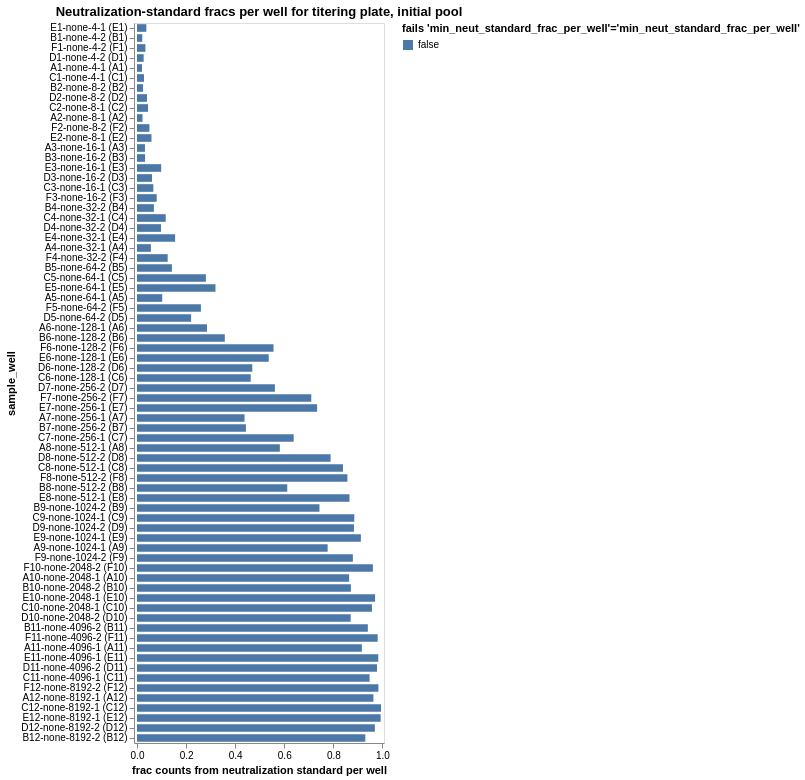

Notebook code for this chart:
### Markdown cell above
## Fraction of counts from neutralization standard
Determine the fraction of counts from the neutralization standard in each sample, and make sure this fraction passess the QC threshold.

### Code cell
neut_standard_fracs = (
    counts.assign(
        neut_standard_count=lambda x: x["count"] * x["neut_standard"].astype(int)
    )
    .groupby(
        ["well", "sample_well", 'dilution_factor'],
        dropna=False,
        as_index=False,
    )
    .aggregate(
        total_count=pd.NamedAgg("count", "sum"),
        neut_standard_count=pd.NamedAgg("neut_standard_count", "sum"),
    )
    .assign(
        neut_standard_frac=lambda x: x["neut_standard_count"] / x["total_count"],
        fails_qc=lambda x: (
            x["neut_standard_frac"] < 0.001
        ),
    )
)

neut_standard_fracs_chart = (
    alt.Chart(neut_standard_fracs)
    .encode(
        alt.X(
            "neut_standard_frac",
            title="frac counts from neutralization standard per well",
            scale=alt.Scale(nice=False, padding=3),
        ),
        alt.Y("sample_well", sort=sample_wells),
        alt.Color(
            "fails_qc",
            title=f"fails {'min_neut_standard_frac_per_well'=}",
            legend=alt.Legend(titleLimit=500),
        ),
        tooltip=[
            alt.Tooltip(c, format=".3g") if neut_standard_fracs[c].dtype == float else c
            for c in neut_standard_fracs.columns
        ],
    )
    .mark_bar(height={"band": 0.85})
    .properties(
        height=alt.Step(10),
        width=250,
        title=f"Neutralization-standard fracs per well for titering plate, initial pool",
    )
    .configure_axis(grid=False)
    .configure_legend(titleLimit=1000)
)

display(neut_standard_fracs_chart)

# drop wells failing QC
min_neut_standard_frac_per_well_drops = list(
    neut_standard_fracs.query("fails_qc")["well"]
)

### Figure 1 — Vega-Lite specification as saved in the notebook (floating-point values rounded to 4 significant figures; data arrays with more than 128 entries replaced by an {"elided": "..."} marker saying what was removed)
{"config": {"view": {"continuousWidth": 300, "continuousHeight": 300}, "axis": {"grid": false}, "legend": {"titleLimit": 1000}}, "data": {"name": "data-1890047f364b7c77a097feb111dd53f3"}, "mark": {"type": "bar", "height": {"band": 0.85}}, "encoding": {"color": {"field": "fails_qc", "legend": {"titleLimit": 500}, "title": "fails 'min_neut_standard_frac_per_well'='min_neut_standard_frac_per_well'", "type": "nominal"}, "tooltip": [{"field": "well", "type": "nominal"}, {"field": "sample_well", "type": "nominal"}, {"field": "dilution_factor", "type": "quantitative"}, {"field": "total_count", "type": "quantitative"}, {"field": "neut_standard_count", "type": "quantitative"}, {"field": "neut_standard_frac", "format": ".3g", "type": "quantitative"}, {"field": "fails_qc", "type": "nominal"}], "x": {"field": "neut_standard_frac", "scale": {"nice": false, "padding": 3}, "title": "frac counts from neutralization standard per well", "type": "quantitative"}, "y": {"field": "sample_well", "sort": {"elided": "288 str values"}, "type": "nominal"}}, "height": {"step": 10}, "title": "Neutralization-standard fracs per well for titering plate, initial pool", "width": 250, "$schema": "https://vega.github.io/schema/vega-lite/v5.16.3.json", "datasets": {"data-1890047f364b7c77a097feb111dd53f3": [{"well": "A1", "sample_well": "A1-none-4-1 (A1)", "dilution_factor": 4, "total_count": 878981, "neut_standard_count": 17999, "neut_standard_frac": 0.02048, "fails_qc": false}, {"well": "A10", "sample_well": "A10-none-2048-1 (A10)", "dilution_factor": 2048, "total_count": 773492, "neut_standard_count": 668629, "neut_standard_frac": 0.8644, "fails_qc": false}, {"well": "A11", "sample_well": "A11-none-4096-1 (A11)", "dilution_factor": 4096, "total_count": 1261039, "neut_standard_count": 1155412, "neut_standard_frac": 0.9162, "fails_qc": false}, {"well": "A12", "sample_well": "A12-none-8192-1 (A12)", "dilution_factor": 8192, "total_count": 1078116, "neut_standard_count": 1038492, "neut_standard_frac": 0.9632, "fails_qc": false}, {"well": "A2", "sample_well": "A2-none-8-1 (A2)", "dilution_factor": 8, "total_count": 464866, "neut_standard_count": 10452, "neut_standard_frac": 0.02248, "fails_qc": false}, {"well": "A3", "sample_well": "A3-none-16-1 (A3)", "dilution_factor": 16, "total_count": 619303, "neut_standard_count": 20098, "neut_standard_frac": 0.03245, "fails_qc": false}, {"well": "A4", "sample_well": "A4-none-32-1 (A4)", "dilution_factor": 32, "total_count": 555509, "neut_standard_count": 31456, "neut_standard_frac": 0.05663, "fails_qc": false}, {"well": "A5", "sample_well": "A5-none-64-1 (A5)", "dilution_factor": 64, "total_count": 648452, "neut_standard_count": 66643, "neut_standard_frac": 0.1028, "fails_qc": false}, {"well": "A6", "sample_well": "A6-none-128-1 (A6)", "dilution_factor": 128, "total_count": 552387, "neut_standard_count": 157520, "neut_standard_frac": 0.2852, "fails_qc": false}, {"well": "A7", "sample_well": "A7-none-256-1 (A7)", "dilution_factor": 256, "total_count": 827714, "neut_standard_count": 362803, "neut_standard_frac": 0.4383, "fails_qc": false}, {"well": "A8", "sample_well": "A8-none-512-1 (A8)", "dilution_factor": 512, "total_count": 575237, "neut_standard_count": 334807, "neut_standard_frac": 0.582, "fails_qc": false}, {"well": "A9", "sample_well": "A9-none-1024-1 (A9)", "dilution_factor": 1024, "total_count": 639690, "neut_standard_count": 496891, "neut_standard_frac": 0.7768, "fails_qc": false}, {"well": "B1", "sample_well": "B1-none-4-2 (B1)", "dilution_factor": 4, "total_count": 1000921, "neut_standard_count": 21608, "neut_standard_frac": 0.02159, "fails_qc": false}, {"well": "B10", "sample_well": "B10-none-2048-2 (B10)", "dilution_factor": 2048, "total_count": 816165, "neut_standard_count": 711297, "neut_standard_frac": 0.8715, "fails_qc": false}, {"well": "B11", "sample_well": "B11-none-4096-2 (B11)", "dilution_factor": 4096, "total_count": 1133380, "neut_standard_count": 1066045, "neut_standard_frac": 0.9406, "fails_qc": false}, {"well": "B12", "sample_well": "B12-none-8192-2 (B12)", "dilution_factor": 8192, "total_count": 970237, "neut_standard_count": 902613, "neut_standard_frac": 0.9303, "fails_qc": false}, {"well": "B2", "sample_well": "B2-none-8-2 (B2)", "dilution_factor": 8, "total_count": 930480, "neut_standard_count": 22934, "neut_standard_frac": 0.02465, "fails_qc": false}, {"well": "B3", "sample_well": "B3-none-16-2 (B3)", "dilution_factor": 16, "total_count": 753392, "neut_standard_count": 24807, "neut_standard_frac": 0.03293, "fails_qc": false}, {"well": "B4", "sample_well": "B4-none-32-2 (B4)", "dilution_factor": 32, "total_count": 883858, "neut_standard_count": 60834, "neut_standard_frac": 0.06883, "fails_qc": false}, {"well": "B5", "sample_well": "B5-none-64-2 (B5)", "dilution_factor": 64, "total_count": 681556, "neut_standard_count": 96938, "neut_standard_frac": 0.1422, "fails_qc": false}, {"well": "B6", "sample_well": "B6-none-128-2 (B6)", "dilution_factor": 128, "total_count": 837589, "neut_standard_count": 299679, "neut_standard_frac": 0.3578, "fails_qc": false}, {"well": "B7", "sample_well": "B7-none-256-2 (B7)", "dilution_factor": 256, "total_count": 971872, "neut_standard_count": 431318, "neut_standard_frac": 0.4438, "fails_qc": false}, {"well": "B8", "sample_well": "B8-none-512-2 (B8)", "dilution_factor": 512, "total_count": 893356, "neut_standard_count": 546940, "neut_standard_frac": 0.6122, "fails_qc": false}, {"well": "B9", "sample_well": "B9-none-1024-2 (B9)", "dilution_factor": 1024, "total_count": 584940, "neut_standard_count": 434858, "neut_standard_frac": 0.7434, "fails_qc": false}, {"well": "C1", "sample_well": "C1-none-4-1 (C1)", "dilution_factor": 4, "total_count": 930459, "neut_standard_count": 26465, "neut_standard_frac": 0.02844, "fails_qc": false}, {"well": "C10", "sample_well": "C10-none-2048-1 (C10)", "dilution_factor": 2048, "total_count": 698824, "neut_standard_count": 668964, "neut_standard_frac": 0.9573, "fails_qc": false}, {"well": "C11", "sample_well": "C11-none-4096-1 (C11)", "dilution_factor": 4096, "total_count": 1210638, "neut_standard_count": 1147350, "neut_standard_frac": 0.9477, "fails_qc": false}, {"well": "C12", "sample_well": "C12-none-8192-1 (C12)", "dilution_factor": 8192, "total_count": 877856, "neut_standard_count": 872766, "neut_standard_frac": 0.9942, "fails_qc": false}, {"well": "C2", "sample_well": "C2-none-8-1 (C2)", "dilution_factor": 8, "total_count": 923598, "neut_standard_count": 41303, "neut_standard_frac": 0.04472, "fails_qc": false}, {"well": "C3", "sample_well": "C3-none-16-1 (C3)", "dilution_factor": 16, "total_count": 840883, "neut_standard_count": 55984, "neut_standard_frac": 0.06658, "fails_qc": false}, {"well": "C4", "sample_well": "C4-none-32-1 (C4)", "dilution_factor": 32, "total_count": 680645, "neut_standard_count": 79596, "neut_standard_frac": 0.1169, "fails_qc": false}, {"well": "C5", "sample_well": "C5-none-64-1 (C5)", "dilution_factor": 64, "total_count": 1064732, "neut_standard_count": 298900, "neut_standard_frac": 0.2807, "fails_qc": false}, {"well": "C6", "sample_well": "C6-none-128-1 (C6)", "dilution_factor": 128, "total_count": 883057, "neut_standard_count": 409201, "neut_standard_frac": 0.4634, "fails_qc": false}, {"well": "C7", "sample_well": "C7-none-256-1 (C7)", "dilution_factor": 256, "total_count": 839454, "neut_standard_count": 535926, "neut_standard_frac": 0.6384, "fails_qc": false}, {"well": "C8", "sample_well": "C8-none-512-1 (C8)", "dilution_factor": 512, "total_count": 821283, "neut_standard_count": 689234, "neut_standard_frac": 0.8392, "fails_qc": false}, {"well": "C9", "sample_well": "C9-none-1024-1 (C9)", "dilution_factor": 1024, "total_count": 902333, "neut_standard_count": 798934, "neut_standard_frac": 0.8854, "fails_qc": false}, {"well": "D1", "sample_well": "D1-none-4-2 (D1)", "dilution_factor": 4, "total_count": 888935, "neut_standard_count": 24189, "neut_standard_frac": 0.02721, "fails_qc": false}, {"well": "D10", "sample_well": "D10-none-2048-2 (D10)", "dilution_factor": 2048, "total_count": 1043993, "neut_standard_count": 908986, "neut_standard_frac": 0.8707, "fails_qc": false}, {"well": "D11", "sample_well": "D11-none-4096-2 (D11)", "dilution_factor": 4096, "total_count": 1030623, "neut_standard_count": 1007700, "neut_standard_frac": 0.9778, "fails_qc": false}, {"well": "D12", "sample_well": "D12-none-8192-2 (D12)", "dilution_factor": 8192, "total_count": 507862, "neut_standard_count": 492265, "neut_standard_frac": 0.9693, "fails_qc": false}, {"well": "D2", "sample_well": "D2-none-8-2 (D2)", "dilution_factor": 8, "total_count": 864932, "neut_standard_count": 35214, "neut_standard_frac": 0.04071, "fails_qc": false}, {"well": "D3", "sample_well": "D3-none-16-2 (D3)", "dilution_factor": 16, "total_count": 814036, "neut_standard_count": 49877, "neut_standard_frac": 0.06127, "fails_qc": false}, {"well": "D4", "sample_well": "D4-none-32-2 (D4)", "dilution_factor": 32, "total_count": 998177, "neut_standard_count": 97600, "neut_standard_frac": 0.09778, "fails_qc": false}, {"well": "D5", "sample_well": "D5-none-64-2 (D5)", "dilution_factor": 64, "total_count": 881701, "neut_standard_count": 194367, "neut_standard_frac": 0.2204, "fails_qc": false}, {"well": "D6", "sample_well": "D6-none-128-2 (D6)", "dilution_factor": 128, "total_count": 841639, "neut_standard_count": 395337, "neut_standard_frac": 0.4697, "fails_qc": false}, {"well": "D7", "sample_well": "D7-none-256-2 (D7)", "dilution_factor": 256, "total_count": 967316, "neut_standard_count": 543525, "neut_standard_frac": 0.5619, "fails_qc": false}, {"well": "D8", "sample_well": "D8-none-512-2 (D8)", "dilution_factor": 512, "total_count": 748672, "neut_standard_count": 590589, "neut_standard_frac": 0.7888, "fails_qc": false}, {"well": "D9", "sample_well": "D9-none-1024-2 (D9)", "dilution_factor": 1024, "total_count": 850636, "neut_standard_count": 752052, "neut_standard_frac": 0.8841, "fails_qc": false}, {"well": "E1", "sample_well": "E1-none-4-1 (E1)", "dilution_factor": 4, "total_count": 666189, "neut_standard_count": 25347, "neut_standard_frac": 0.03805, "fails_qc": false}, {"well": "E10", "sample_well": "E10-none-2048-1 (E10)", "dilution_factor": 2048, "total_count": 952636, "neut_standard_count": 924142, "neut_standard_frac": 0.9701, "fails_qc": false}, {"well": "E11", "sample_well": "E11-none-4096-1 (E11)", "dilution_factor": 4096, "total_count": 954146, "neut_standard_count": 938078, "neut_standard_frac": 0.9832, "fails_qc": false}, {"well": "E12", "sample_well": "E12-none-8192-1 (E12)", "dilution_factor": 8192, "total_count": 997135, "neut_standard_count": 989828, "neut_standard_frac": 0.9927, "fails_qc": false}, {"well": "E2", "sample_well": "E2-none-8-1 (E2)", "dilution_factor": 8, "total_count": 912472, "neut_standard_count": 53788, "neut_standard_frac": 0.05895, "fails_qc": false}, {"well": "E3", "sample_well": "E3-none-16-1 (E3)", "dilution_factor": 16, "total_count": 849460, "neut_standard_count": 83648, "neut_standard_frac": 0.09847, "fails_qc": false}, {"well": "E4", "sample_well": "E4-none-32-1 (E4)", "dilution_factor": 32, "total_count": 996718, "neut_standard_count": 154719, "neut_standard_frac": 0.1552, "fails_qc": false}, {"well": "E5", "sample_well": "E5-none-64-1 (E5)", "dilution_factor": 64, "total_count": 526578, "neut_standard_count": 168370, "neut_standard_frac": 0.3197, "fails_qc": false}, {"well": "E6", "sample_well": "E6-none-128-1 (E6)", "dilution_factor": 128, "total_count": 939610, "neut_standard_count": 504278, "neut_standard_frac": 0.5367, "fails_qc": false}, {"well": "E7", "sample_well": "E7-none-256-1 (E7)", "dilution_factor": 256, "total_count": 884798, "neut_standard_count": 649303, "neut_standard_frac": 0.7338, "fails_qc": false}, {"well": "E8", "sample_well": "E8-none-512-1 (E8)", "dilution_factor": 512, "total_count": 820345, "neut_standard_count": 710204, "neut_standard_frac": 0.8657, "fails_qc": false}, {"well": "E9", "sample_well": "E9-none-1024-1 (E9)", "dilution_factor": 1024, "total_count": 850528, "neut_standard_count": 775850, "neut_standard_frac": 0.9122, "fails_qc": false}, {"well": "F1", "sample_well": "F1-none-4-2 (F1)", "dilution_factor": 4, "total_count": 897707, "neut_standard_count": 30842, "neut_standard_frac": 0.03436, "fails_qc": false}, {"well": "F10", "sample_well": "F10-none-2048-2 (F10)", "dilution_factor": 2048, "total_count": 1050658, "neut_standard_count": 1009875, "neut_standard_frac": 0.9612, "fails_qc": false}, {"well": "F11", "sample_well": "F11-none-4096-2 (F11)", "dilution_factor": 4096, "total_count": 1390728, "neut_standard_count": 1363901, "neut_standard_frac": 0.9807, "fails_qc": false}, {"well": "F12", "sample_well": "F12-none-8192-2 (F12)", "dilution_factor": 8192, "total_count": 948646, "neut_standard_count": 933255, "neut_standard_frac": 0.9838, "fails_qc": false}, {"well": "F2", "sample_well": "F2-none-8-2 (F2)", "dilution_factor": 8, "total_count": 894663, "neut_standard_count": 45245, "neut_standard_frac": 0.05057, "fails_qc": false}, {"well": "F3", "sample_well": "F3-none-16-2 (F3)", "dilution_factor": 16, "total_count": 808419, "neut_standard_count": 64873, "neut_standard_frac": 0.08025, "fails_qc": false}, {"well": "F4", "sample_well": "F4-none-32-2 (F4)", "dilution_factor": 32, "total_count": 887914, "neut_standard_count": 111016, "neut_standard_frac": 0.125, "fails_qc": false}, {"well": "F5", "sample_well": "F5-none-64-2 (F5)", "dilution_factor": 64, "total_count": 970524, "neut_standard_count": 252749, "neut_standard_frac": 0.2604, "fails_qc": false}, {"well": "F6", "sample_well": "F6-none-128-2 (F6)", "dilution_factor": 128, "total_count": 930045, "neut_standard_count": 517286, "neut_standard_frac": 0.5562, "fails_qc": false}, {"well": "F7", "sample_well": "F7-none-256-2 (F7)", "dilution_factor": 256, "total_count": 891810, "neut_standard_count": 633264, "neut_standard_frac": 0.7101, "fails_qc": false}, {"well": "F8", "sample_well": "F8-none-512-2 (F8)", "dilution_factor": 512, "total_count": 859063, "neut_standard_count": 736450, "neut_standard_frac": 0.8573, "fails_qc": false}, {"well": "F9", "sample_well": "F9-none-1024-2 (F9)", "dilution_factor": 1024, "total_count": 458173, "neut_standard_count": 402983, "neut_standard_frac": 0.8795, "fails_qc": false}]}}
